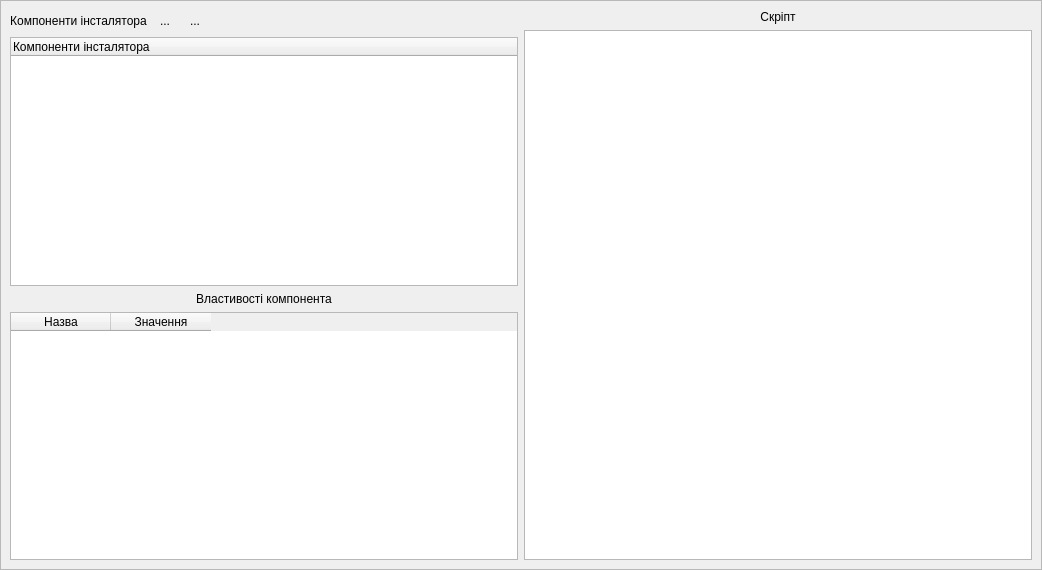
<?xml version="1.0" encoding="UTF-8"?>
<ui version="4.0">
 <class>Form</class>
 <widget class="QWidget" name="Form">
  <property name="geometry">
   <rect>
    <x>0</x>
    <y>0</y>
    <width>1042</width>
    <height>570</height>
   </rect>
  </property>
  <property name="windowTitle">
   <string>Form</string>
  </property>
  <layout class="QGridLayout" name="gridLayout">
   <property name="leftMargin">
    <number>0</number>
   </property>
   <property name="topMargin">
    <number>0</number>
   </property>
   <property name="rightMargin">
    <number>0</number>
   </property>
   <property name="bottomMargin">
    <number>0</number>
   </property>
   <property name="spacing">
    <number>0</number>
   </property>
   <item row="0" column="0">
    <widget class="QScrollArea" name="scrollArea">
     <property name="widgetResizable">
      <bool>true</bool>
     </property>
     <widget class="QWidget" name="scrollAreaWidgetContents">
      <property name="geometry">
       <rect>
        <x>0</x>
        <y>0</y>
        <width>1040</width>
        <height>568</height>
       </rect>
      </property>
      <layout class="QGridLayout" name="gridLayout_2">
       <item row="0" column="0">
        <layout class="QVBoxLayout" name="componentVerticalLayout">
         <item>
          <layout class="QHBoxLayout" name="componentButtonsHorizontalLayout">
           <item>
            <widget class="QLabel" name="installerComponentLabel">
             <property name="text">
              <string>Компоненти інсталятора</string>
             </property>
             <property name="alignment">
              <set>Qt::AlignCenter</set>
             </property>
            </widget>
           </item>
           <item>
            <widget class="QToolButton" name="openInstallerButton">
             <property name="toolTip">
              <string>Відкрити інсталятор</string>
             </property>
             <property name="text">
              <string>...</string>
             </property>
             <property name="icon">
              <iconset resource="view.qrc">
               <normaloff>:/images/open.png</normaloff>:/images/open.png</iconset>
             </property>
             <property name="iconSize">
              <size>
               <width>27</width>
               <height>27</height>
              </size>
             </property>
             <property name="autoRaise">
              <bool>true</bool>
             </property>
            </widget>
           </item>
           <item>
            <widget class="QToolButton" name="refreshListButton">
             <property name="text">
              <string>...</string>
             </property>
             <property name="icon">
              <iconset resource="view.qrc">
               <normaloff>:/images/full-update.png</normaloff>:/images/full-update.png</iconset>
             </property>
             <property name="iconSize">
              <size>
               <width>27</width>
               <height>27</height>
              </size>
             </property>
             <property name="checkable">
              <bool>false</bool>
             </property>
             <property name="autoRepeat">
              <bool>false</bool>
             </property>
             <property name="autoRaise">
              <bool>true</bool>
             </property>
            </widget>
           </item>
           <item>
            <spacer name="componentButtonsHorizontalSpacer">
             <property name="orientation">
              <enum>Qt::Horizontal</enum>
             </property>
             <property name="sizeHint" stdset="0">
              <size>
               <width>40</width>
               <height>20</height>
              </size>
             </property>
            </spacer>
           </item>
          </layout>
         </item>
         <item>
          <widget class="QTreeWidget" name="installerComponentTreeWidget">
           <column>
            <property name="text">
             <string notr="true">Компоненти інсталятора</string>
            </property>
           </column>
          </widget>
         </item>
         <item>
          <widget class="QLabel" name="proprtyComponentLabel">
           <property name="text">
            <string>Властивості компонента</string>
           </property>
           <property name="alignment">
            <set>Qt::AlignCenter</set>
           </property>
          </widget>
         </item>
         <item>
          <widget class="QTableWidget" name="proprtyComponentTableWidget">
           <column>
            <property name="text">
             <string>Назва</string>
            </property>
           </column>
           <column>
            <property name="text">
             <string>Значення</string>
            </property>
           </column>
          </widget>
         </item>
        </layout>
       </item>
       <item row="0" column="1">
        <layout class="QVBoxLayout" name="ScriptsVerticalLayout">
         <item>
          <widget class="QLabel" name="scriptLabel">
           <property name="text">
            <string>Скріпт</string>
           </property>
           <property name="alignment">
            <set>Qt::AlignCenter</set>
           </property>
          </widget>
         </item>
         <item>
          <widget class="QTextEdit" name="textEdit"/>
         </item>
        </layout>
       </item>
      </layout>
     </widget>
    </widget>
   </item>
  </layout>
 </widget>
 <resources>
  <include location="view.qrc"/>
 </resources>
 <connections/>
</ui>
